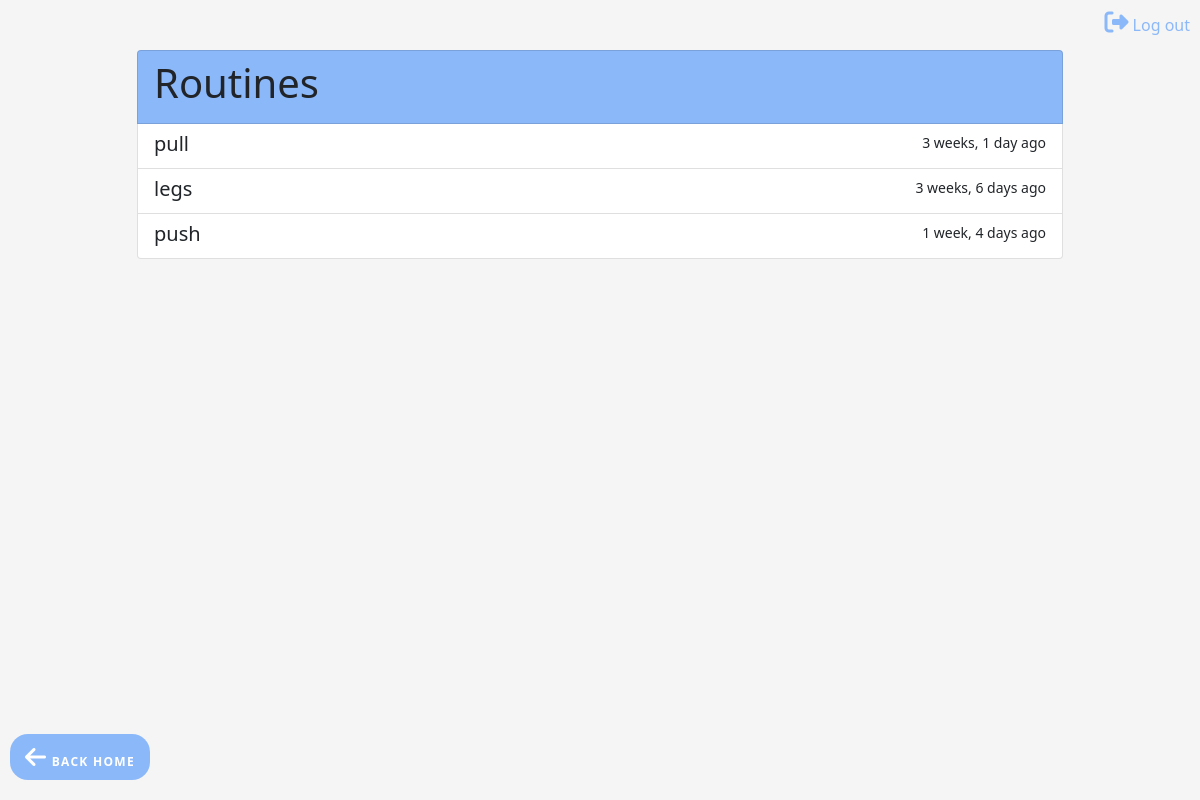
Screenshot of /sessions/all_routines/ (signed in) with the database file from the repository.
### sessions/models.py (models this page shows, shortened)
class Routine(models.Model):
    name = models.CharField(
        max_length=200,
        validators=[MinLengthValidator(2, "Name must be greater than 2 characters")]
    )
    exercises = models.ManyToManyField(Exercise)
    last_workout = models.DateTimeField(null=True)
    created_at = models.DateTimeField(auto_now_add=True)
    updated_at = models.DateTimeField(auto_now=True)

### sessions/views.py (the view)
# urls.py: path('all_routines/', RoutineList.as_view(), name='routine_list'),
class RoutineList(LoginRequiredMixin, ListView):
    model = Routine

### sessions/templates/sesh/routine_list.html (shortened to what this page needs)
{% extends "layout.html" %}
{% block content %}
<div class="list-group">
    <div class="list-group-item title"><h1>Routines</h1></div>
    {% for routine in object_list %}
            <a href="{% url 'sessions:routine_detail' routine.id  %}" class="list-group-item list-group-item-action flex-column align-items-start">
                <div class="d-flex w-100 justify-content-between">
                    <h5 class="mb-1">{{ routine.name }}</h5>
                    <small>{{ routine.last_workout|timesince }} ago </small>
                </div>
            </a>
    {% empty %}
        No routines yet.
    {% endfor %}
</div>
<a class="my_button bottom-left"  href="{% url 'home' %}">
    <i class="fas fa-arrow-left" title="home"></i>
    <span class="icon-text"> Back Home</span>
</a>
{% endblock content %}

### sessions/static/sessions/css/styles.css (style rules this page uses)
body { background-color: whitesmoke; }
.my_button { z-index: 1000; -webkit-backface-visibility: none; background-color: #0069ff6e; border-radius: 18px; color: #fff; font-size: 12px; font-weight: 600; letter-spacing: 1.3px; opacity: 1; padding: 11px 0 9px; text-align: center; text-decoration: none; text-transform: uppercase; -webkit-transition: background .2s ease; transition: background .2s ease; width: 140px; margin-bottom: 10px; }
.bottom-left { position: fixed; left: 10px; bottom: 0; margin-bottom: 20px; }
.title { background-color: #0069ff6e; }
.far, .fas { font-size: x-large; }

### rows the page displays
Routine: name "pull", last_workout "3 weeks, 1 day"
Routine: name "legs", last_workout "3 weeks, 6 days"
Routine: name "push", last_workout "1 week, 4 days"
